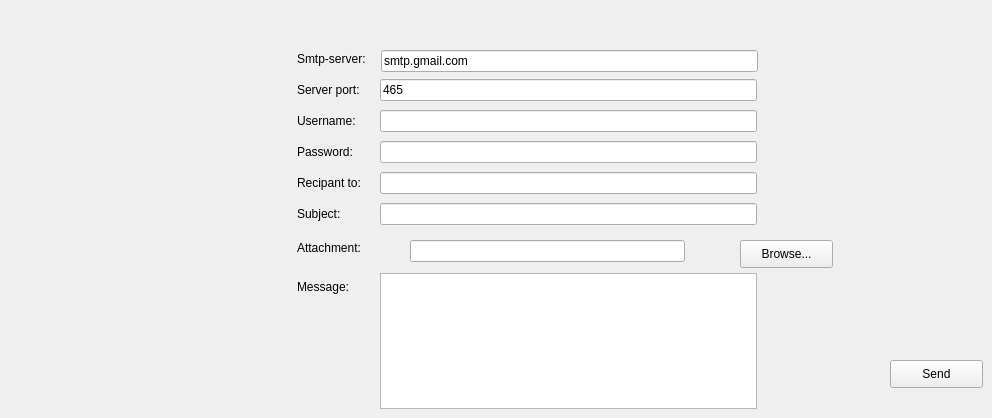
    <widget class="QWidget" name="page_5">
     <widget class="QLineEdit" name="uname">
      <property name="geometry">
       <rect>
        <x>380</x>
        <y>110</y>
        <width>377</width>
        <height>22</height>
       </rect>
      </property>
     </widget>
     <widget class="QLabel" name="label_13">
      <property name="geometry">
       <rect>
        <x>297</x>
        <y>141</y>
        <width>60</width>
        <height>22</height>
       </rect>
      </property>
      <property name="text">
       <string>Password:</string>
      </property>
     </widget>
     <widget class="QLineEdit" name="file">
      <property name="geometry">
       <rect>
        <x>410</x>
        <y>240</y>
        <width>275</width>
        <height>22</height>
       </rect>
      </property>
      <property name="readOnly">
       <bool>true</bool>
      </property>
     </widget>
     <widget class="QLineEdit" name="paswd">
      <property name="geometry">
       <rect>
        <x>380</x>
        <y>141</y>
        <width>377</width>
        <height>22</height>
       </rect>
      </property>
      <property name="inputMask">
       <string/>
      </property>
      <property name="echoMode">
       <enum>QLineEdit::Password</enum>
      </property>
     </widget>
     <widget class="QLineEdit" name="rcpt">
      <property name="geometry">
       <rect>
        <x>380</x>
        <y>172</y>
        <width>377</width>
        <height>22</height>
       </rect>
      </property>
     </widget>
     <widget class="QPushButton" name="sendBtn">
      <property name="geometry">
       <rect>
        <x>890</x>
        <y>360</y>
        <width>93</width>
        <height>28</height>
       </rect>
      </property>
      <property name="text">
       <string>Send</string>
      </property>
     </widget>
     <widget class="QLabel" name="label_14">
      <property name="geometry">
       <rect>
        <x>297</x>
        <y>234</y>
        <width>70</width>
        <height>28</height>
       </rect>
      </property>
      <property name="text">
       <string>Attachment:</string>
      </property>
     </widget>
     <widget class="QLabel" name="label_15">
      <property name="geometry">
       <rect>
        <x>297</x>
        <y>273</y>
        <width>55</width>
        <height>28</height>
       </rect>
      </property>
      <property name="text">
       <string>Message:</string>
      </property>
     </widget>
     <widget class="QLineEdit" name="port">
      <property name="geometry">
       <rect>
        <x>380</x>
        <y>79</y>
        <width>377</width>
        <height>22</height>
       </rect>
      </property>
      <property name="text">
       <string>465</string>
      </property>
     </widget>
     <widget class="QLabel" name="label_16">
      <property name="geometry">
       <rect>
        <x>297</x>
        <y>79</y>
        <width>70</width>
        <height>22</height>
       </rect>
      </property>
      <property name="text">
       <string>Server port:</string>
      </property>
     </widget>
     <widget class="QLabel" name="label_17">
      <property name="geometry">
       <rect>
        <x>297</x>
        <y>48</y>
        <width>76</width>
        <height>22</height>
       </rect>
      </property>
      <property name="text">
       <string>Smtp-server:</string>
      </property>
     </widget>
     <widget class="QPushButton" name="browseBtn">
      <property name="geometry">
       <rect>
        <x>740</x>
        <y>240</y>
        <width>93</width>
        <height>28</height>
       </rect>
      </property>
      <property name="text">
       <string>Browse...</string>
      </property>
     </widget>
     <widget class="QLineEdit" name="server">
      <property name="geometry">
       <rect>
        <x>381</x>
        <y>50</y>
        <width>377</width>
        <height>22</height>
       </rect>
      </property>
      <property name="text">
       <string>smtp.gmail.com</string>
      </property>
     </widget>
     <widget class="QLabel" name="label_18">
      <property name="geometry">
       <rect>
        <x>297</x>
        <y>110</y>
        <width>63</width>
        <height>22</height>
       </rect>
      </property>
      <property name="text">
       <string>Username:</string>
      </property>
     </widget>
     <widget class="QLineEdit" name="subject">
      <property name="geometry">
       <rect>
        <x>380</x>
        <y>203</y>
        <width>377</width>
        <height>22</height>
       </rect>
      </property>
     </widget>
     <widget class="QLabel" name="label_19">
      <property name="geometry">
       <rect>
        <x>297</x>
        <y>203</y>
        <width>48</width>
        <height>22</height>
       </rect>
      </property>
      <property name="text">
       <string>Subject:</string>
      </property>
     </widget>
     <widget class="QLabel" name="label_20">
      <property name="geometry">
       <rect>
        <x>297</x>
        <y>172</y>
        <width>69</width>
        <height>22</height>
       </rect>
      </property>
      <property name="text">
       <string>Recipant to:</string>
      </property>
     </widget>
     <widget class="QPlainTextEdit" name="msg">
      <property name="geometry">
       <rect>
        <x>380</x>
        <y>273</y>
        <width>377</width>
        <height>136</height>
       </rect>
      </property>
     </widget>
    </widget>
